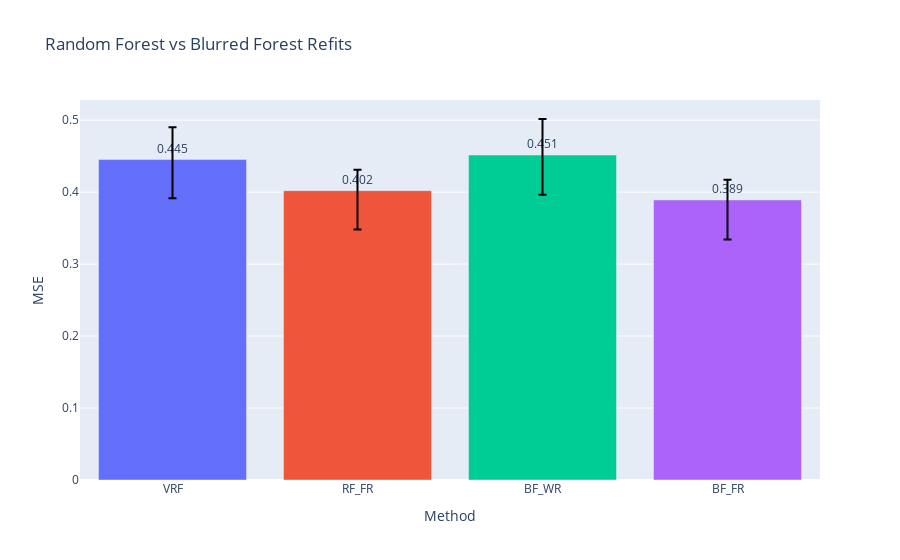

Notebook code for this chart:
### Code cell
fig = go.Figure()
fig.add_trace(go.Bar(
    name='Control',
#     x=['RF', 'BF_WR', 'BF_FR'], 
    x=df.columns, 
    y=(df).mean(),
    marker_color=px.colors.qualitative.Plotly,
    text=np.around((df).mean(),3),
    textposition='outside',
    error_y=dict(
        type='data',
        color='black',
        symmetric=False,
        array=(df).quantile(.75) - (df).mean(),
        arrayminus=(df).mean() - (df).quantile(.25))
#         array=(df).mean() + (df).std(),
#         arrayminus=(df).mean() - (df).std())
))
# fig.add_trace(go.Bar(
#     name='Experimental',
#     x=['GenCp', 'KFCV', 'SPCV'], y=(df).mean(),
#     error_y=dict(type='data', array=[1, 2])
# ))
# fig.update_layout(barmode='group')
# fig.add_hline(y=1., line_color='red')
fig.update_layout(
#     title=f"FC_\u03B4{delta}_snr{snr}_nk{noise_kernel}_nls{noise_length_scale}_nv{noise_nu}_Xk{X_kernel}_Xls{X_length_scale}_Xv{X_nu}",
    title=f"Random Forest vs Blurred Forest Refits",
    xaxis_title="Method",
    yaxis_title="MSE",
#     legend_title="Legend Title",
#     font=dict(
#         family="Courier New, monospace",
#         size=18,
#         color="RebeccaPurple"
#     )
)
# barfp = os.path.expanduser(savedir + fig.layout.title['text'] + ".jpeg")
# fig.write_image(os.path.expanduser(barfp))
fig.show()

### Figure 1 — Plotly figure (JSON) as saved in the notebook; plotly's stock layout.template omitted (floating-point values rounded to 4 significant figures)
{"data": [{"error_y": {"array": [0.04481, 0.02916, 0.05007, 0.02795], "arrayminus": [0.05372, 0.05401, 0.05505, 0.05489], "color": "black", "symmetric": false, "type": "data"}, "marker": {"color": ["#636EFA", "#EF553B", "#00CC96", "#AB63FA", "#FFA15A", "#19D3F3", "#FF6692", "#B6E880", "#FF97FF", "#FECB52"]}, "name": "Control", "text": [0.445, 0.402, 0.451, 0.389], "textposition": "outside", "type": "bar", "x": ["VRF", "RF_FR", "BF_WR", "BF_FR"], "y": [0.4452, 0.402, 0.4515, 0.389]}], "layout": {"title": {"text": "Random Forest vs Blurred Forest Refits"}, "xaxis": {"title": {"text": "Method"}}, "yaxis": {"title": {"text": "MSE"}}}}
